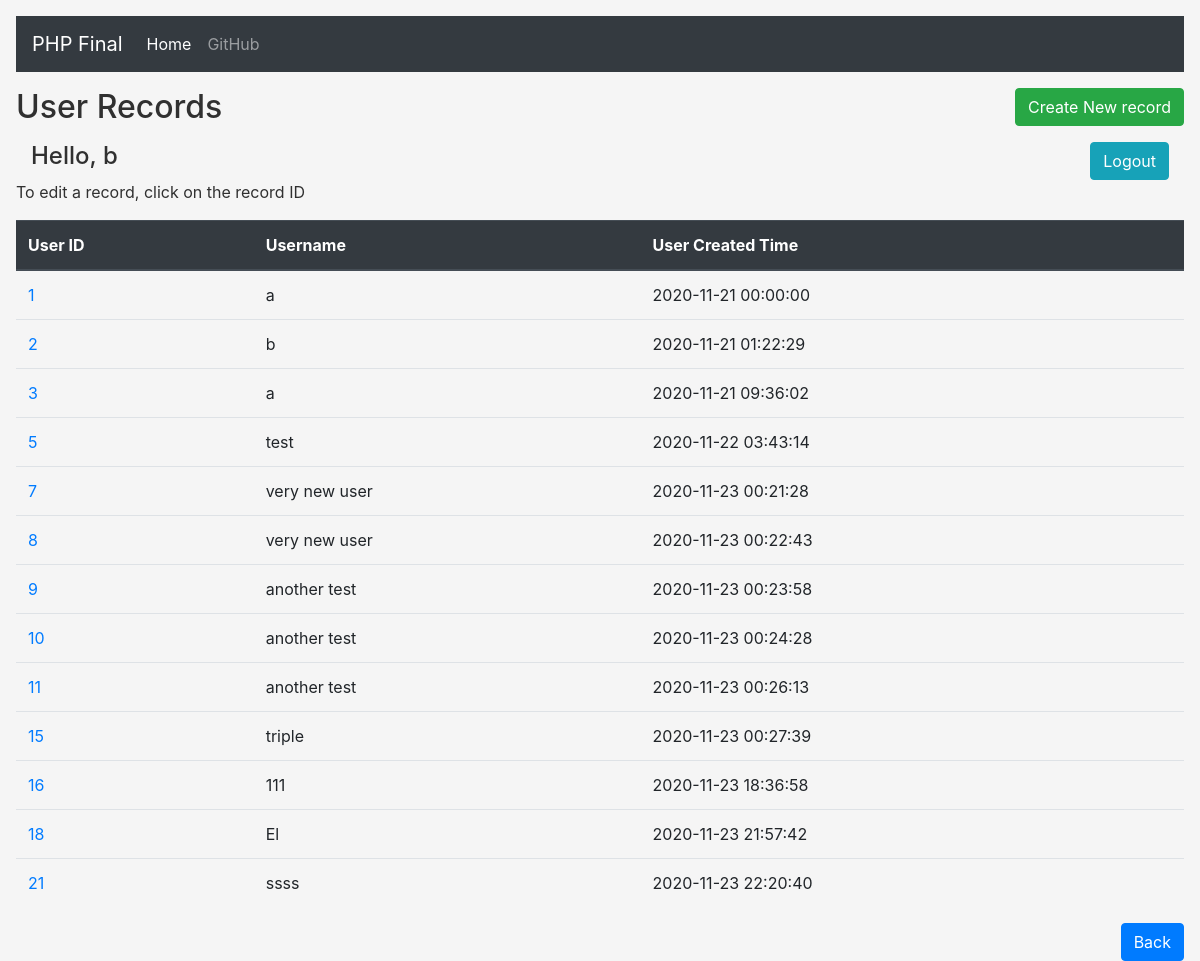
Screenshot of /pages/user-records.php (signed in) with the database file from the repository.
### tables this page shows
CREATE TABLE `users` (
  `user_id` int(11) NOT NULL,
  `username` varchar(60) NOT NULL,
  `password` varchar(60) NOT NULL,
  `user_created_time` datetime NOT NULL DEFAULT current_timestamp()
);

### pages/user-records.php (the view, shortened to what this page needs)
<!DOCTYPE html>
<html>
<head>
<link rel="stylesheet" href="https://cdn.jsdelivr.net/npm/bootstrap@4.5.3/dist/css/bootstrap.min.css">
<link rel="stylesheet" href="styles.css">
</head>
<body>
 <div class="row">
    <div class="col">
    <h2>User Records</h2>
    </div>
    <div class="col">
    <button style="float: right; margin-bottom: 1em;" type="button" class="btn btn-success" onclick="document.location='create-user.php'">Create New record</button>
    </div>
  </div>
  <?php
   $serverName = "localhost";
   $userName = "root";
   $password = "";
   $databaseName = "final_project";
try{
    $conn = new PDO("mysql:host=$serverName;dbname=$databaseName", $userName, $password);
    $conn->setAttribute(PDO::ATTR_ERRMODE, PDO::ERRMODE_EXCEPTION);
    if(isset($_SESSION["authenticated"]) && $_SESSION["authenticated"] === true){
      echo '<div class="container-fluid">';
      echo '<div class="row">';
      echo '<div class="col-sm-8"><h4>Hello, '.$_SESSION["username"] .'</h4>';
      echo '</div>';
      echo '<div class="col-sm-4"><a href="user-logout.php" type="button" class="btn btn-info" style="float: right;">Logout</a>';
      echo '</div>';
      echo '<br /><p>To edit a record, click on the record ID</p>';
      echo '</div></div>';
        $selectQuery = "SELECT * FROM users ORDER BY user_id";
        $query = $conn->prepare($selectQuery);
        $query->execute();
        $htmlOutput = '<table class="table table-hover">';
        $htmlOutput .= '<thead class="thead-dark">';
        $htmlOutput .= "<tr>";
        $htmlOutput .= '<th scope="col">User ID</th>';
        $htmlOutput .= '<th scope="col">Username</th>';
        $htmlOutput .= '<th scope="col">User Created Time</th>';
        $htmlOutput .= "</tr>";
        $htmlOutput .= '</thead>';
          foreach($query->fetchAll() as $value){
              $htmlOutput .= "<tr>";
              $htmlOutput .= "<td>";
              $htmlOutput .= '<a href="read-user-record.php?id='.$value["user_id"].'">'.$value["user_id"].'</a>';
              $htmlOutput .= "</td>";
              $htmlOutput .= "<td>";
              $htmlOutput .= $value["username"];
              $htmlOutput .= "</td>";
              $htmlOutput .= "<td>";
              $htmlOutput .= $value["user_created_time"];
              $htmlOutput .= "</td>";
          }
        $htmlOutput .= "</table>";
        echo $htmlOutput;
    }
  else{
    echo "<br />Please login first!";
    echo '<br /><a href="user-login.php" type="button" class="btn btn-primary" >Login</a>';
  }
  echo '<a href="user-landing.php" type="button" class="btn btn-primary" style="float: right;">Back</a>';
}
    catch(PDOException $e){
      echo "<br />Could not establish database connection.";
    }
  ?>
</body>
</html>

### styles.css (style rules this page uses)
body { padding: 1em; background-color: #F5F5F5 ; color: #303030; }

### rows the page displays
users: user_id "1", value "a 2020-11-21 00:00:00"
users: user_id "2", value "b 2020-11-21 01:22:29"
users: user_id "3", value "a 2020-11-21 09:36:02"
users: user_id "5", value "test 2020-11-22 03:43:14"
users: user_id "7", value "very new user 2020-11-23 00:21:28"
users: user_id "8", value "very new user 2020-11-23 00:22:43"
users: user_id "9", value "another test 2020-11-23 00:23:58"
users: user_id "10", value "another test 2020-11-23 00:24:28"
users: user_id "11", value "another test 2020-11-23 00:26:13"
users: user_id "15", value "triple 2020-11-23 00:27:39"
users: user_id "16", value "111 2020-11-23 18:36:58"
users: user_id "18", value "El 2020-11-23 21:57:42"
users: user_id "21", value "ssss 2020-11-23 22:20:40"

### other values shown
$_SESSION["username"] "b"
